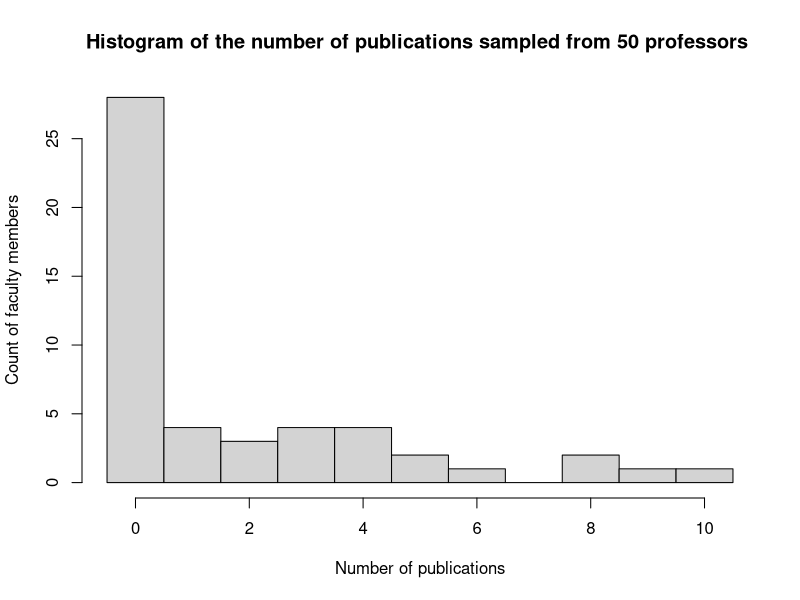
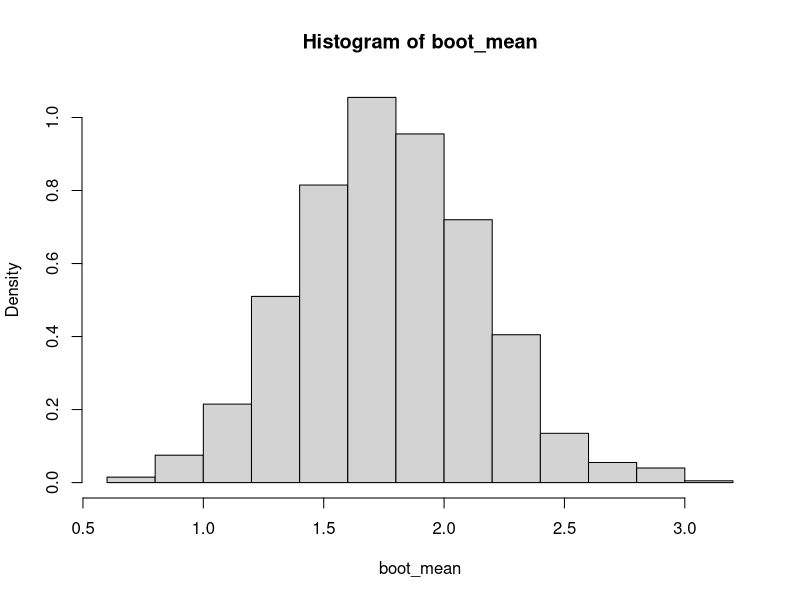
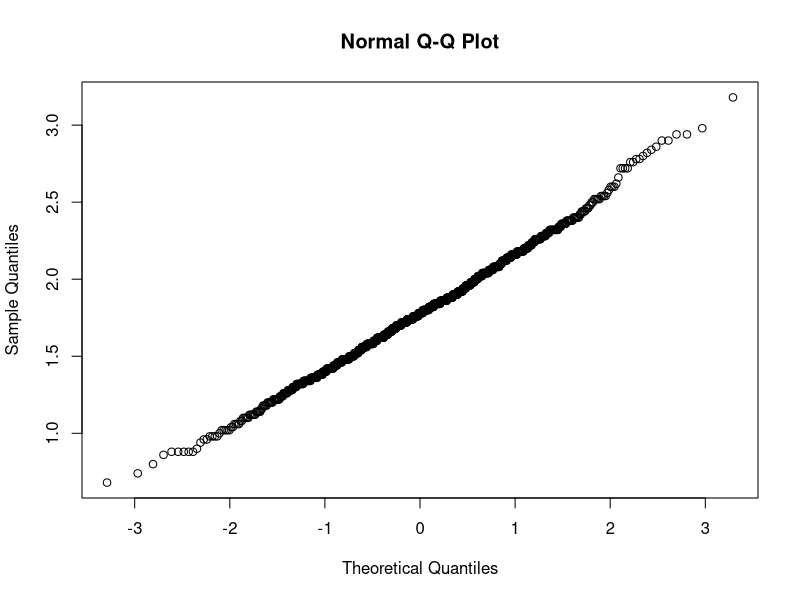

Source code (R) for these figures, in order:
## ---- chunk 1


pop = c(98,102,133,154,175,190)


# Plan 1

sample1 = matrix(NA, ncol = 3, nrow = 8)

sample1[1,] = pop[c(1,3,5)]

sample1[2,] = pop[c(1,3,6)]

sample1[3,] = pop[c(1,4,5)]

sample1[4,] = pop[c(1,4,6)]

sample1[5,] = pop[c(2,3,5)]

sample1[6,] = pop[c(2,3,6)]

sample1[7,] = pop[c(2,4,5)]

sample1[8,] = pop[c(2,4,6)]


Prob1 = 1/8


# Plan 2

sample2 = matrix(NA, ncol = 3, nrow = 3)

sample2[1,] = pop[c(1,3,5)]

sample2[2,] = pop[c(2,3,6)]

sample2[3,] = pop[c(1,4,6)]


Prob2 = c(1/4,1/2,1/4)

## ---- chunk 2

# Sampling plan 1

mean1 = rowMeans(sample1)

E_Mean1 = Prob1*sum(mean1)
print(E_Mean1)

Var_Mean1 = sum(Prob1*(mean1-E_Mean1)^2)
print(Var_Mean1)

Bias1 = E_Mean1 - mean(pop)
print(Bias1)

MSE1 = Bias1^2 + Var_Mean1
print(MSE1)

## ---- chunk 3

# Sampling plan 2

mean2 = rowMeans(sample2)

E_Mean2 = sum(Prob2*mean2)
print(E_Mean2)

Var_Mean2 = sum(Prob2*(mean2-E_Mean2)^2)
print(Var_Mean2)

Bias2 = E_Mean2 - mean(pop)
print(Bias2)

MSE2 = Bias2^2 + Var_Mean2
print(MSE2)

## ---- chunk 4

pop = c(1, 2, 4, 4, 7, 7, 7, 8)

sample = matrix(NA, ncol = 4, nrow = 5)

sample[1,] = c(1,3,5,6)

sample[2,] = c(2,3,7,8)

sample[3,] = c(1,4,6,7)

sample[4,] = c(2,4,7,8)

sample[5,] = c(4,5,6,8)

Prob = c(1/8, 1/4, 1/8, 3/8, 1/8)

Pi = c()
for (i in 1:length(pop)){
  Pi[i] = sum(rowSums(sample == i)*Prob)
}

print(Pi)

## ---- chunk 5


sample = matrix(NA, ncol = 4, nrow = 5)

sample[1,] = pop[c(1,3,5,6)]

sample[2,] = pop[c(2,3,7,8)]

sample[3,] = pop[c(1,4,6,7)]

sample[4,] = pop[c(2,4,7,8)]

sample[5,] = pop[c(4,5,6,8)]

mean = rowMeans(sample)

E_Mean = sum(Prob*mean)

t_hat = 8*E_Mean

print(t_hat)

Var_t_hat = sum(Prob*(8*mean-t_hat)^2)
print(Var_t_hat)

## ---- chunk 6

publi = rep(0:10, times = c(28,4,3,4,4,2,1,0,2,1,1))

hist(publi, breaks = seq(-0.5,10.5,1), xlab = "Number of publications", ylab = "Count of faculty members",
     main = "Histogram of the number of publications sampled from 50 professors ")

## ---- chunk 7

n = 50
N = 807
mean_publi = mean(publi)
print(mean_publi)
SE_mean_publi = sqrt(1-n/N)*sd(publi)/sqrt(n)
print(SE_mean_publi)

## ---- chunk 8

#Use bootstrap to check normality
boot_mean = c()

for (i in 1:1000){
boot_mean[i] = mean(sample(publi, 50, replace = T))
}

hist(boot_mean, breaks = 10, freq=F)

qqnorm(boot_mean)

## ---- chunk 9
alpha = 0.05

prop_publi = (publi == 0)

mean_prop_publi = mean(prop_publi)
print(mean_prop_publi)

SE_prop_publi = sqrt((1-n/N) * mean_prop_publi * (1-mean_prop_publi)/(n-1))

CI <- mean_prop_publi + c(-1,1) * qnorm(1-alpha/2) * SE_prop_publi
print(CI)

## ---- chunk 10

n = 1000

alpha_south = 0.05

prop_south = 175/n

# In absence of better information we assume that population is large: fpc = 1
SE_prop_south = sqrt(prop_south*(1-prop_south)/(n-1))

CI_south <- prop_south + c(-1,1) * qnorm(1-alpha_south/2) * SE_prop_south
print(CI_south)

## ---- chunk 11

N = 580

alpha_child = 0.05

z_alpha = qnorm(1-alpha_child/2)

e = 0.08

# In absence of better information we use Var = 0.25 (maximum possible)
Var_child = 0.25
SE_child = sqrt(Var_child)

n_0 = (z_alpha*SE_child/e)^2

n = n_0 / (1+n_0/N)
ceiling(n)

